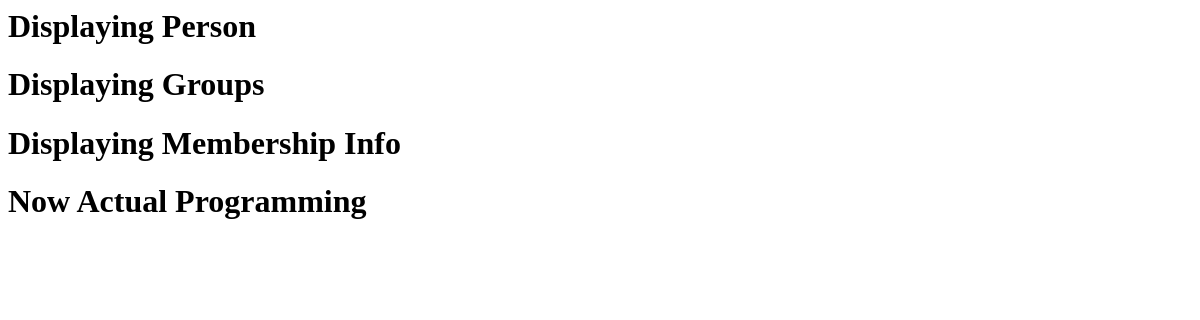
/test/, run on an earlier commit of the app's database.
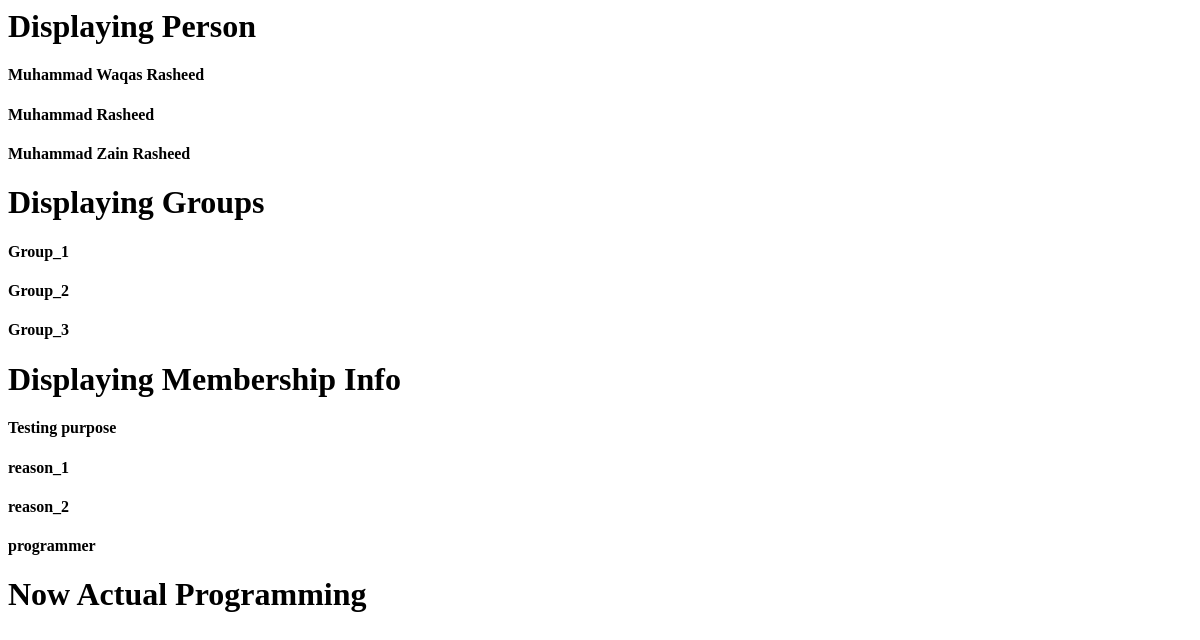
And on a later commit of the database.
### testApp/models.py (models this page shows, shortened)
class Person(models.Model):
    name = models.CharField(max_length=128)

class Group(models.Model):
    name = models.CharField(max_length=128)
    members = models.ManyToManyField(Person, through='Membership')

class Membership(models.Model):
    person = models.ForeignKey(Person, on_delete=models.CASCADE)
    group = models.ForeignKey(Group, on_delete=models.CASCADE)
    date_joined = models.DateField(auto_now_add=True)
    invite_reason = models.CharField(max_length=64)

### testApp/views.py (the view)
# urls.py: 2. Add a URL to urlpatterns:  path('', views.home, name='home')
def home(request):
    persons=Person.objects.all()
    groups=Group.objects.all()
    members=Membership.objects.all()
    return render(request,"index.html",locals())

### testApp/templates/index.html (shortened to what this page needs)
<html>
    <body>
        <h1>Displaying Person</h1>
        {% for obj in persons  %}
            <h4>{{obj.name}}</h4>
        {% endfor %}
        <h1>Displaying Groups</h1>
        {% for obj in groups  %}
            <h4>{{obj.name}}</h4>
        {% endfor %}
        <h1>Displaying Membership Info</h1>
        {% for obj in members  %}
            <h4>{{obj.invite_reason}}</h4>
        {% endfor %}
        <h1>Now Actual Programming</h1>
    </body>
</html>

What changed in the data, as far as the page shows it:
added Person: name "Muhammad Waqas Rasheed"
added Person: name "Muhammad Rasheed"
added Person: name "Muhammad Zain Rasheed"
added Group: name "Group_1"
added Group: name "Group_2"
added Group: name "Group_3"
added Membership: invite_reason "Testing purpose"
added Membership: invite_reason "reason_1"
added Membership: invite_reason "reason_2"
added Membership: invite_reason "programmer"
